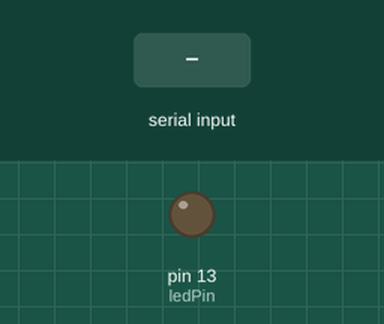
Simulated run of this sketch. Board: Arduino Uno, built with avr-gcc and run on an emulated ATmega328P. Shown: output pins drawn as LEDs (lit = HIGH). Dashed ring = blinking. Inputs (shaded band) come from the test bench. What the sketch prints to the serial monitor is not drawn.

Above: at 3.2 s.
3.3 s: "A" received over the second serial link
At 3.4 s:
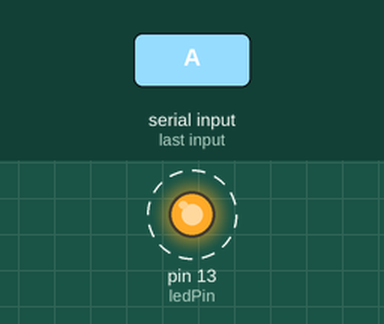
Timing chart, 0 to 8.6 s (numbered marks = the images above; inputs shaded):
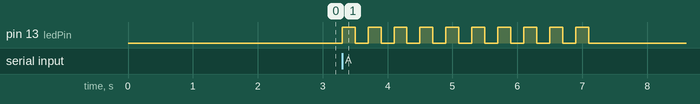

The sketch:

test_de_setup_esclave2_sans_les_cmd_AT.ino
```cpp
//ESCLAVE

#include <SoftwareSerial.h>

SoftwareSerial bluetooth(2, 3); // Définir les broches TX (2) et RX (3) pour le module HC-05
int ledPin = 13; // Pin pour la LED

void setup() {
  Serial.begin(9600);
  delay(1000); // Attendre que le module soit prêt

  pinMode(ledPin, OUTPUT);
  bluetooth.begin(38400); // Initialise la communication série avec le module HC-05

  delay(1000);
  Serial.println("end setup");
}

void loop() {
  if (bluetooth.available()) { // Vérifie si des données sont disponibles depuis le module HC-05
    char receivedChar = bluetooth.read(); // Lit le caractère reçu

    if (receivedChar == 'A') { // Si le caractère reçu est 'A'
      for (int i = 0; i < 10; i++) {
        digitalWrite(ledPin, HIGH); // Allume la LED
        delay(200); // Attend 200 ms
        digitalWrite(ledPin, LOW); // Éteint la LED
        delay(200); // Attend 200 ms
      }
    }
  }
}
```

Measured:
- after the input at 3.3 s, pin 13 (ledPin): alternates HIGH for 0.20 s and LOW for 0.20 s, 20 changes in all, then stays LOW, starting at once
